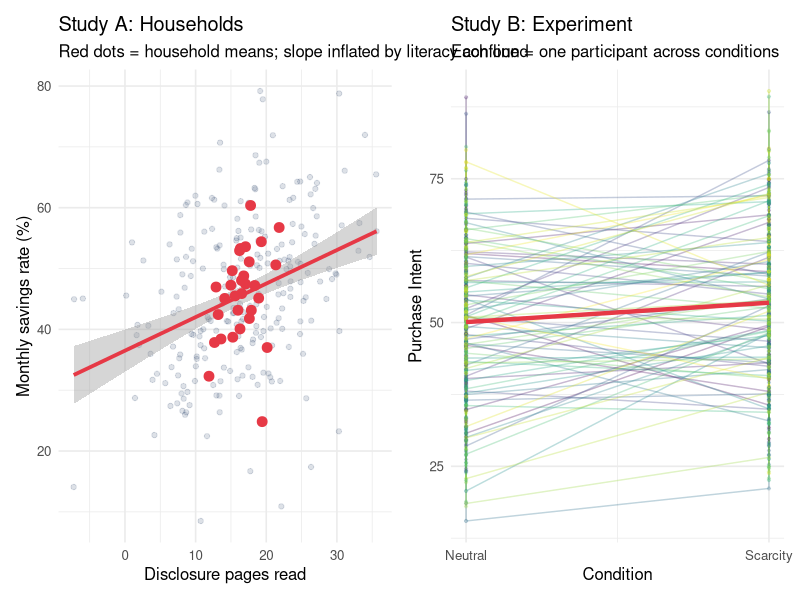
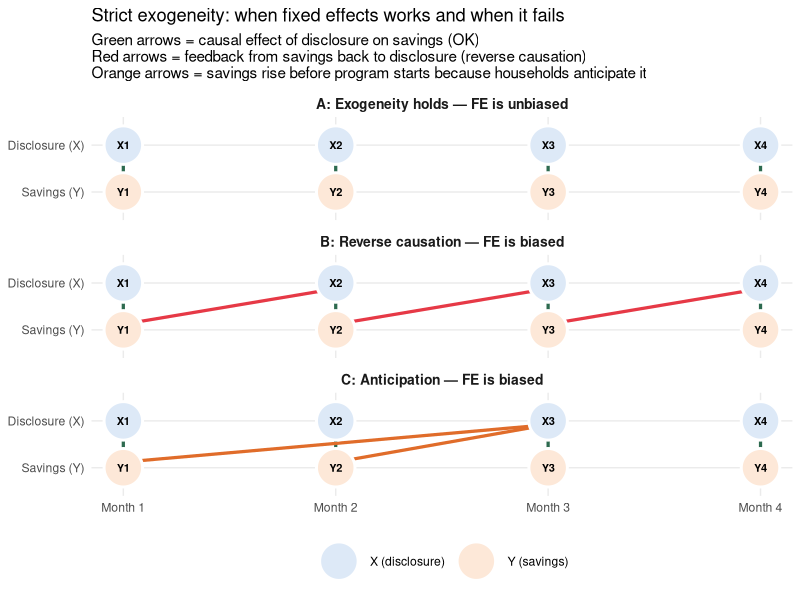
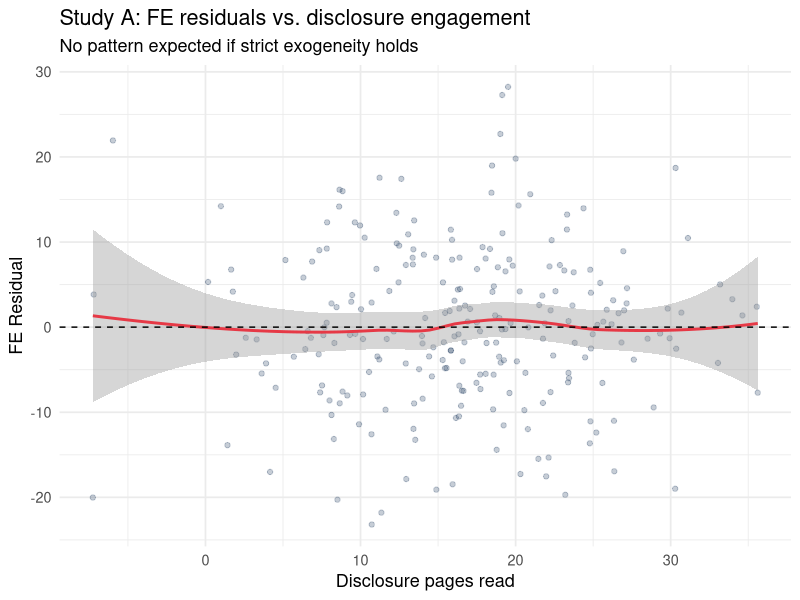

These figures' R source, in order:
## ---- chunk 1
library(tidyverse)
library(lme4)
library(plm)
library(ggplot2)
library(patchwork)
library(broom)
library(sandwich)
library(lmtest)
set.seed(2024)
## ---- chunk 2
# --- STUDY A: Households tracked over 8 monthly waves ---
n_households <- 30
n_months     <- 8

# The confound: financially literate households engage more AND save more
hh_literacy  <- rnorm(n_households, 50, 10)
hh_intercept <- hh_literacy * 0.5 + rnorm(n_households, 0, 5)

df_households <- expand_grid(
  household = 1:n_households,
  month     = 1:n_months
) |>
  mutate(
    hh_literacy    = hh_literacy[household],
    hh_intercept   = hh_intercept[household],
    # Disclosure engagement: partly driven by literacy, partly random month-to-month
    disclosure     = hh_literacy[household] * 0.3 + rnorm(n(), 0, 8),
    # True WITHIN-household effect = 0.4 (pages reviewed → percentage points saved)
    # Literacy also raises savings directly — this is the confound
    monthly_savings = 15 + 0.4 * disclosure + hh_intercept + rnorm(n(), 0, 10),
    household_f     = factor(household)
  )

# Naive pooled regression
naive_hh <- lm(monthly_savings ~ disclosure, data = df_households)
broom::tidy(naive_hh) |>
  filter(term == "disclosure") |>
  knitr::kable(digits = 3,
    caption = "Pooled OLS: estimated effect of disclosure (confounded by literacy)")
## ---- chunk 3
# --- STUDY B: Ratings nested within participants ---
n_participants <- 80
n_ratings      <- 12   # 6 scarcity, 6 neutral

# The confound: participants differ in baseline persuadability
persuadability <- rnorm(n_participants, 50, 10)

df_exp <- expand_grid(
  participant = 1:n_participants,
  rating_num  = 1:n_ratings
) |>
  mutate(
    condition    = rep(c("scarcity", "neutral"), n_ratings / 2)[rating_num],
    scarcity_bin = as.integer(condition == "scarcity"),
    # True WITHIN-person effect of scarcity = 4 points
    # But persuadability (a person-level trait) also drives ratings
    purchase_intent = persuadability[participant] + 4 * scarcity_bin +
                      rnorm(n(), 0, 8),
    participant_f   = factor(participant)
  )

# Naive pooled regression: mixes within-person and between-person variation
naive_exp <- lm(purchase_intent ~ scarcity_bin, data = df_exp)
broom::tidy(naive_exp) |>
  filter(term == "scarcity_bin") |>
  knitr::kable(digits = 3,
    caption = "Pooled OLS: estimated scarcity effect (ignores person differences)")
## ---- chunk 4
# Show both confound patterns side by side
hh_summary <- df_households |>
  group_by(household) |>
  summarise(mean_disc = mean(disclosure), mean_sav = mean(monthly_savings))

p1 <- ggplot(df_households, aes(x = disclosure, y = monthly_savings)) +
  geom_point(alpha = 0.15, color = "#1e3a5f") +
  geom_smooth(method = "lm", color = "#e63946", linewidth = 1.3) +
  geom_point(data = hh_summary, aes(x = mean_disc, y = mean_sav),
             color = "#e63946", size = 3) +
  labs(title = "Study A: Households",
       subtitle = "Red dots = household means; slope inflated by literacy confound",
       x = "Disclosure pages read", y = "Monthly savings rate (%)") +
  theme_minimal(base_size = 12)

person_summary <- df_exp |>
  group_by(participant, condition) |>
  summarise(mean_intent = mean(purchase_intent), .groups = "drop")

p2 <- ggplot(df_exp, aes(x = scarcity_bin, y = purchase_intent,
                          color = participant_f, group = participant_f)) +
  geom_line(alpha = 0.3, linewidth = 0.5) +
  geom_point(alpha = 0.2, size = 0.8) +
  stat_summary(aes(group = 1), fun = mean, geom = "line",
               color = "#e63946", linewidth = 1.5) +
  scale_x_continuous(breaks = c(0, 1),
                     labels = c("Neutral", "Scarcity")) +
  labs(title = "Study B: Experiment",
       subtitle = "Each line = one participant across conditions",
       x = "Condition", y = "Purchase Intent") +
  theme_minimal(base_size = 12) +
  theme(legend.position = "none") +
  scale_color_viridis_d()

p1 + p2
## ---- chunk 5
# Study A: FE via lm with household dummies
fe_hh  <- lm(monthly_savings ~ disclosure + household_f, data = df_households)

# Study B: FE via lm with participant dummies (equivalent)
fe_exp <- lm(purchase_intent ~ scarcity_bin + participant_f, data = df_exp)
## ---- chunk 6
# Compare naive vs. FE for both studies
bind_rows(
  broom::tidy(naive_hh)  |> filter(term == "disclosure") |>
    mutate(study = "Study A", model = "Pooled OLS",    term = "Predictor"),
  broom::tidy(fe_hh)     |> filter(term == "disclosure") |>
    mutate(study = "Study A", model = "Fixed Effects", term = "Predictor"),
  broom::tidy(naive_exp) |> filter(term == "scarcity_bin") |>
    mutate(study = "Study B", model = "Pooled OLS",    term = "Predictor"),
  broom::tidy(fe_exp)    |> filter(term == "scarcity_bin") |>
    mutate(study = "Study B", model = "Fixed Effects", term = "Predictor")
) |>
  select(study, model, estimate, std.error, p.value) |>
  knitr::kable(digits = 3,
    caption = "Pooled vs. Fixed Effects — Study A (true effect = 0.4), Study B (true effect = 4)")
## ---- chunk 7
# Timeline diagram: strict exogeneity holds vs. fails
# Three scenarios: OK / reverse causation / anticipation
library(ggplot2)
library(dplyr)

months_n <- 4

nodes <- bind_rows(
  tibble(month = 1:months_n, var = "X (disclosure)", row = 2,
         panel = "A: Exogeneity holds — FE is unbiased"),
  tibble(month = 1:months_n, var = "Y (savings)",    row = 1,
         panel = "A: Exogeneity holds — FE is unbiased"),
  tibble(month = 1:months_n, var = "X (disclosure)", row = 2,
         panel = "B: Reverse causation — FE is biased"),
  tibble(month = 1:months_n, var = "Y (savings)",    row = 1,
         panel = "B: Reverse causation — FE is biased"),
  tibble(month = 1:months_n, var = "X (disclosure)", row = 2,
         panel = "C: Anticipation — FE is biased"),
  tibble(month = 1:months_n, var = "Y (savings)",    row = 1,
         panel = "C: Anticipation — FE is biased")
) |>
  mutate(lbl = paste0(ifelse(var == "X (disclosure)", "X", "Y"), month))

fwd_arrows <- bind_rows(
  tibble(x = 1:months_n, xend = 1:months_n, y = 1.85, yend = 1.15,
         clr = "#2d6a4f", panel = "A: Exogeneity holds — FE is unbiased"),
  tibble(x = 1:months_n, xend = 1:months_n, y = 1.85, yend = 1.15,
         clr = "#2d6a4f", panel = "B: Reverse causation — FE is biased"),
  tibble(x = 1:months_n, xend = 1:months_n, y = 1.85, yend = 1.15,
         clr = "#2d6a4f", panel = "C: Anticipation — FE is biased")
)

rev_arrows <- tibble(
  x = 1:3, xend = 2:4, y = 1.12, yend = 1.88,
  clr = "#e63946", panel = "B: Reverse causation — FE is biased"
)

ant_arrows <- tibble(
  x    = c(3, 3),    # future X at month 3 already announced
  xend = c(1, 2),    # affects savings at months 1 and 2
  y    = c(1.92, 1.92),
  yend = c(1.12, 1.12),
  clr  = "#e06c2a",
  panel = "C: Anticipation — FE is biased"
)

all_arrows <- bind_rows(fwd_arrows, rev_arrows, ant_arrows)

panel_order <- c(
  "A: Exogeneity holds — FE is unbiased",
  "B: Reverse causation — FE is biased",
  "C: Anticipation — FE is biased"
)

ggplot() +
  geom_segment(
    data = all_arrows,
    aes(x = x, xend = xend, y = y, yend = yend, color = I(clr)),
    arrow = arrow(length = unit(0.14, "cm"), type = "closed"),
    linewidth = 1.1
  ) +
  geom_point(
    data = nodes,
    aes(x = month, y = row, fill = var),
    shape = 21, size = 12, color = "white", stroke = 1.5
  ) +
  geom_text(
    data = nodes,
    aes(x = month, y = row, label = lbl),
    size = 2.8, fontface = "bold"
  ) +
  scale_fill_manual(
    values = c("X (disclosure)" = "#dde9f7", "Y (savings)" = "#fde8d8"),
    name   = NULL
  ) +
  scale_x_continuous(breaks = 1:months_n, labels = paste0("Month ", 1:months_n)) +
  scale_y_continuous(
    breaks = c(1, 2),
    labels = c("Savings (Y)", "Disclosure (X)"),
    limits = c(0.5, 2.5)
  ) +
  facet_wrap(~ factor(panel, levels = panel_order), ncol = 1) +
  labs(
    title    = "Strict exogeneity: when fixed effects works and when it fails",
    subtitle = paste0(
      "Green arrows = causal effect of disclosure on savings (OK)\n",
      "Red arrows = feedback from savings back to disclosure (reverse causation)\n",
      "Orange arrows = savings rise before program starts because households anticipate it"
    ),
    x = NULL, y = NULL
  ) +
  theme_minimal(base_size = 11) +
  theme(
    panel.grid.minor = element_blank(),
    strip.text       = element_text(face = "bold", size = 10),
    legend.position  = "bottom"
  )
## ---- chunk 8
# Study A: how much within-household variation does disclosure have?
df_households |>
  group_by(household) |>
  summarise(within_sd = sd(disclosure)) |>
  summarise(
    mean_within_sd  = mean(within_sd),
    total_sd        = sd(df_households$disclosure),
    within_fraction = mean(within_sd) / sd(df_households$disclosure)
  ) |>
  knitr::kable(digits = 3,
    caption = "Study A: fraction of disclosure variance that is within-household")
## ---- chunk 9
fe_lm_hh <- lm(monthly_savings ~ disclosure + household_f, data = df_households)
df_households <- df_households |> mutate(fe_resid = residuals(fe_lm_hh))

ggplot(df_households, aes(x = disclosure, y = fe_resid)) +
  geom_point(alpha = 0.25, color = "#1e3a5f") +
  geom_smooth(method = "loess", color = "#e63946", se = TRUE) +
  geom_hline(yintercept = 0, linetype = "dashed") +
  labs(
    title    = "Study A: FE residuals vs. disclosure engagement",
    subtitle = "No pattern expected if strict exogeneity holds",
    x = "Disclosure pages read", y = "FE Residual"
  ) +
  theme_minimal(base_size = 13)
## ---- chunk 10
# Cluster-robust standard errors for Study A
coeftest(fe_lm_hh,
         vcov = vcovCL(fe_lm_hh, cluster = ~household_f))["disclosure", , drop = FALSE] |>
  knitr::kable(digits = 3,
    caption = "Study A disclosure coefficient with cluster-robust SEs")

# For Study B, cluster by participant
coeftest(fe_exp,
         vcov = vcovCL(fe_exp, cluster = ~participant_f))["scarcity_bin", , drop = FALSE] |>
  knitr::kable(digits = 3,
    caption = "Study B scarcity coefficient with cluster-robust SEs")
